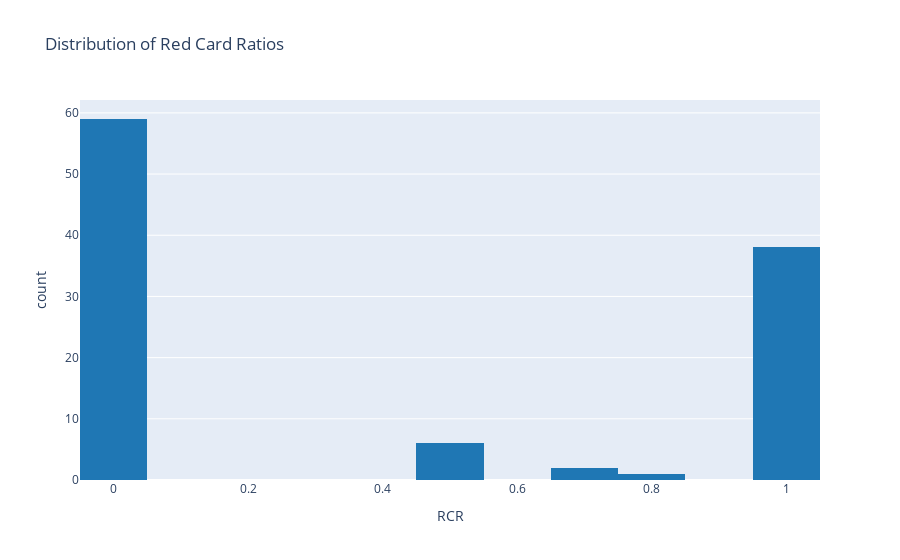

Notebook cell for this chart:
### Markdown cell above
The red card ratio tells us the average number of red cards shown per team per game. We can calculate the red card ratio by taking the total number of red cards shown in a season and dividing it by the total number of games played.

Formula: $Red \ card \ ratio = \frac{RC}{GP}$, where $RC$ is the total number of red cards shown in a season and $GP$ is the total number of games played.

### Code cell
# Create a new variable 'Red Card Ratio'
df['RCR'] = df['HR'] / (df['HR'] + df['AR'])

# Create a histogram to show the distribution of red card ratios
fig = px.histogram(df, x='RCR', nbins=20, color_discrete_sequence=['#1f77b4'],
                   title='Distribution of Red Card Ratios')
fig.show()

### Figure 1 — Plotly figure (JSON) as saved in the notebook; plotly's stock layout.template omitted (floating-point values rounded to 4 significant figures; data arrays with more than 128 entries replaced by an {"elided": "..."} marker saying what was removed)
{"data": [{"bingroup": "x", "hovertemplate": "RCR=%{x}<br>count=%{y}<extra></extra>", "legendgroup": "", "marker": {"color": "#1f77b4", "pattern": {"shape": ""}}, "name": "", "nbinsx": 20, "orientation": "v", "showlegend": false, "type": "histogram", "x": {"elided": "380 float values"}, "xaxis": "x", "yaxis": "y"}], "layout": {"barmode": "relative", "legend": {"tracegroupgap": 0}, "title": {"text": "Distribution of Red Card Ratios"}, "xaxis": {"anchor": "y", "domain": [0, 1], "title": {"text": "RCR"}}, "yaxis": {"anchor": "x", "domain": [0, 1], "title": {"text": "count"}}}}
